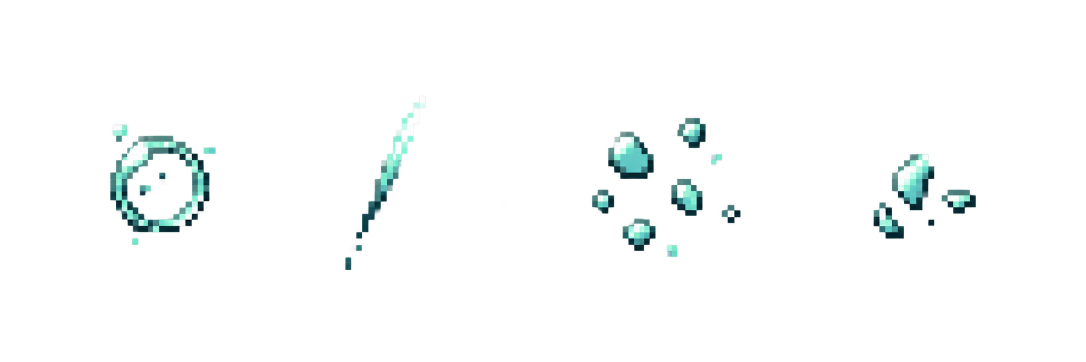
#> input picture Pause/Assets/Art/Weather~/Tide/src~/ambient_source.png, 2172 x 724 px, given in place of whirlpool_candidate_2.png, which was not available (shown at 1/2 size); the run also reads 1 picture not shown here
$ python build_tide.py ambient_source.png
#> lines starting #> are read from the running program, lines starting #| are printed output that depends on the picture; after the words box and inside, x2 and y2 are one past the last pixel; in counts of white or black regions, pixels touching at a corner belong together; pictures that were not available may be replaced by others from this repository, and a replacement may not be noted
#!/usr/bin/env python3
"""Assemble Tide weather from the selected painted imagegen sources."""
from pathlib import Path
import sys
import numpy as np
from PIL import Image

ROOT = Path(__file__).resolve().parent.parent
SRC = ROOT / "src~"
S = 4
RAMP = np.array([
    (14, 42, 48),    # deep teal-black water
    (39, 85, 88),
    (76, 151, 143),
    (143, 208, 196),  # pale teal
    (124, 242, 192),  # mint aqua, used sparingly
    (191, 239, 228),
    (240, 255, 250),  # sea-foam white, a few crest pixels
], dtype=np.uint8)


def art_crop(name):
#> called with name = 'whirlpool_candidate_2.png'
    im = Image.open(SRC / name).convert("RGBA")
#> im is the input picture: PIL image 2172x724 RGBA; mean R, G, B, A 4.5, 7.7, 7.3, 8.9
    a = np.asarray(im)[..., 3]
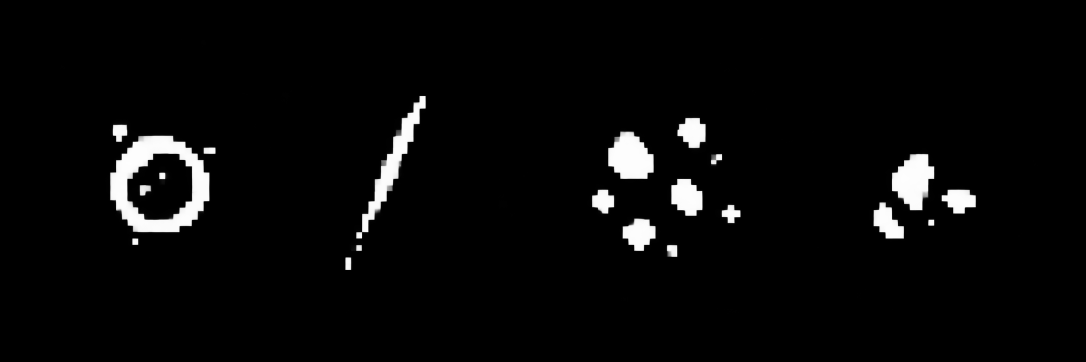
#> a: shape (724, 2172) (shown at 1/2 size); min 0, max 255, mean 8.9
    yy, xx = np.where(a > 24)
    return im.crop((int(xx.min()), int(yy.min()), int(xx.max()) + 1, int(yy.max()) + 1))
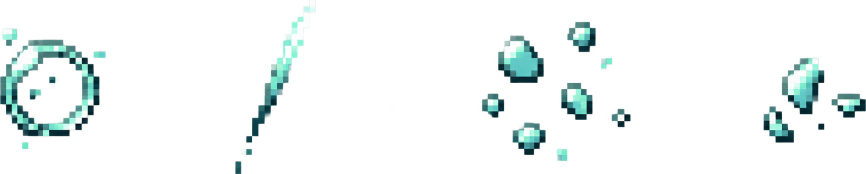
#> returned value: PIL image 1732x348 RGBA (shown at 1/2 size); mean R, G, B, A 11.6, 20, 19.1, 23.2; transparent parts drawn white
#> in whirlpool, `base = Image.new("RGBA", (128, 128))`: base: PIL image 128x128 RGBA; every value is 0


def clean(im, kind, cap):
#> called with kind = 'whirlpool', cap = 255
    a = np.asarray(im).copy()
    rgb = a[..., :3].astype(float)
    lum = rgb @ np.array([.2126, .7152, .0722])
    # Fixed painterly tones; the painted light and water texture determine placement.
    ix = np.digitize(lum, [48, 77, 109, 148, 183, 227])
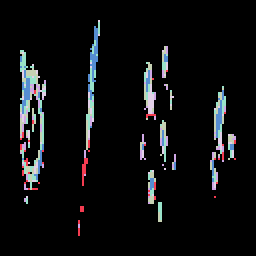
#> ix: shape (128, 128) int64 (shown 2 times larger); 7 distinct labels, from 0 to 6; one colour per label, 0 black
    a[..., :3] = RAMP[ix]
#> a: shape (128, 128, 4)
    if kind == "whirlpool":
        yy, xx = np.indices(lum.shape)
        r = np.hypot(xx - 63.5, yy - 63.5)
        air = np.clip((r - 9) / 29, .07, 1)
        strength = np.interp(lum, [0, 70, 150, 255], [.20, .28, .45, .54])
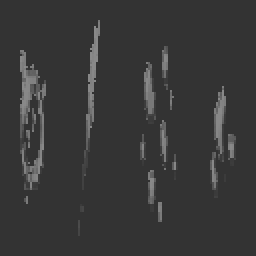
#> strength: shape (128, 128) float64 (shown 2 times larger); min 0.2, max 0.54, mean 0.219
        alpha = a[..., 3] / 255 * cap * strength * air
    elif kind == "surge":
        yy = np.arange(a.shape[0])[:, None]
        taper = np.minimum(np.clip((yy - 26) / 11, 0, 1), np.clip((104 - yy) / 13, 0, 1))
        strength = np.interp(lum, [0, 70, 150, 255], [.22, .31, .45, .55])
        alpha = a[..., 3] / 255 * cap * strength * taper
    else:
        alpha = a[..., 3] / 255 * cap
    a[..., 3] = np.clip(alpha, 0, 255).astype(np.uint8)
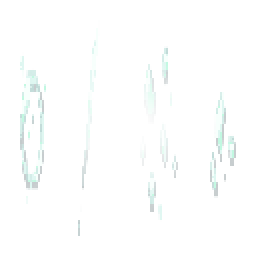
#> a: shape (128, 128, 4) (shown 2 times larger); mean R, G, B, A 24.6, 54.8, 59.4, 5.4; transparent parts drawn white
    a[a[..., 3] == 0, :3] = 0
    return Image.fromarray(a, "RGBA")


def whirlpool():
    source = art_crop("whirlpool_candidate_2.png")
    source = source.resize((108, 108), Image.Resampling.NEAREST)
    base = Image.new("RGBA", (128, 128))
    base.alpha_composite(source, (10, 10))
    base = clean(base, "whirlpool", 255)
    a = np.asarray(base).astype(float)
    premul = a[..., :3] * a[..., 3:4] / 255
    # The four equivalent quarter-turns retain the painted crests and close the loop.
    al = np.mean([np.rot90(a[..., 3], k) for k in range(4)], axis=0)
    col = np.mean([np.rot90(premul, k) for k in range(4)], axis=0)
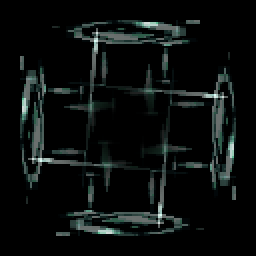
#> col: shape (128, 128, 3) float64 (shown 2 times larger); mean R, G, B 3.3, 4.3, 4.1; drawn with min black and max white
    out = np.zeros((128, 128, 4), dtype=np.uint8)
    out[..., :3] = np.clip(col * 255 / np.maximum(al[..., None], 1), 0, 255).astype(np.uint8)
    out[..., 3] = np.clip(al * 1.45, 0, 145).astype(np.uint8)
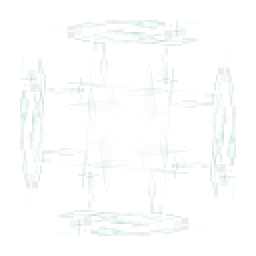
#> out: shape (128, 128, 4) (shown 2 times larger); mean R, G, B, A 32.4, 45, 42.6, 7.7; transparent parts drawn white
    out[out[..., 3] == 0, :3] = 0
#> out: shape (128, 128, 4); 1.1% of pixels changed, all inside (x1, y1, x2, y2) = (10, 10, 118, 118)
    return Image.fromarray(out, "RGBA")


# [14 lines left out: function periodic_band, not called in this run]


def surge():
    source = art_crop("surge_candidate_1.png")
    source = source.resize((128, 75), Image.Resampling.NEAREST)
    base = Image.new("RGBA", (128, 128))
    base.alpha_composite(source, (0, 27))
    return periodic_band(clean(base, "surge", 255))


# [18 lines left out: function warning, not called in this run]


def expand(im):
    return im.resize((im.width * S, im.height * S), Image.Resampling.NEAREST)


# [33 lines left out: functions ambient_source, ambient_particle, not called in this run]


def main():
    hpath, apath = ROOT / "hazard.png", ROOT / "ambient.png"
    if (hpath.exists() or apath.exists()) and "--rebuild" not in sys.argv:
        raise SystemExit("Refusing to overwrite an existing deliverable")
    whirl, front = whirlpool(), surge()
    sheet = Image.new("RGBA", (3072, 1536))
    for i in range(6):
        swirl_frame = whirl.rotate(-15 * i, Image.Resampling.NEAREST)
        band = np.roll(np.asarray(front), (0, 10, 21, 32, 43, 53)[i], axis=1).copy()
        band[:, -1] = band[:, 0]
        sheet.alpha_composite(expand(swirl_frame), (512 * i, 0))
        sheet.alpha_composite(expand(Image.fromarray(band, "RGBA")), (512 * i, 512))
    for i, angle in enumerate((0, 30)):
        sheet.alpha_composite(expand(warning(whirl.rotate(-angle, Image.Resampling.NEAREST), .64)), (512 * i, 1024))
    for i, shift in enumerate((0, 21)):
        band = np.roll(np.asarray(front), shift, axis=1).copy()
        sheet.alpha_composite(expand(warning(Image.fromarray(band, "RGBA"), .64, True)), (512 * (i + 2), 1024))
    sheet.save(hpath)

    ambient = Image.new("RGBA", (2048, 512))
    for kind in range(4):
        for variant in range(4):
            n = kind * 4 + variant
            ambient.alpha_composite(ambient_particle(kind, variant), ((n % 8) * 256, (n // 8) * 256))
    ambient.save(apath)
    for name, im in (("whirlpool", whirl), ("surge", front)):
        alpha = np.asarray(im)[..., 3]
        active = alpha > 8
        print(name, "mean active alpha", round(float(alpha[active].mean()) / 255, 3),
              "mean all alpha", round(float(alpha.mean()) / 255, 3), "max", int(alpha.max()))


if __name__ == "__main__":
#> (the run stopped early here; a loop or call above may not have finished)
